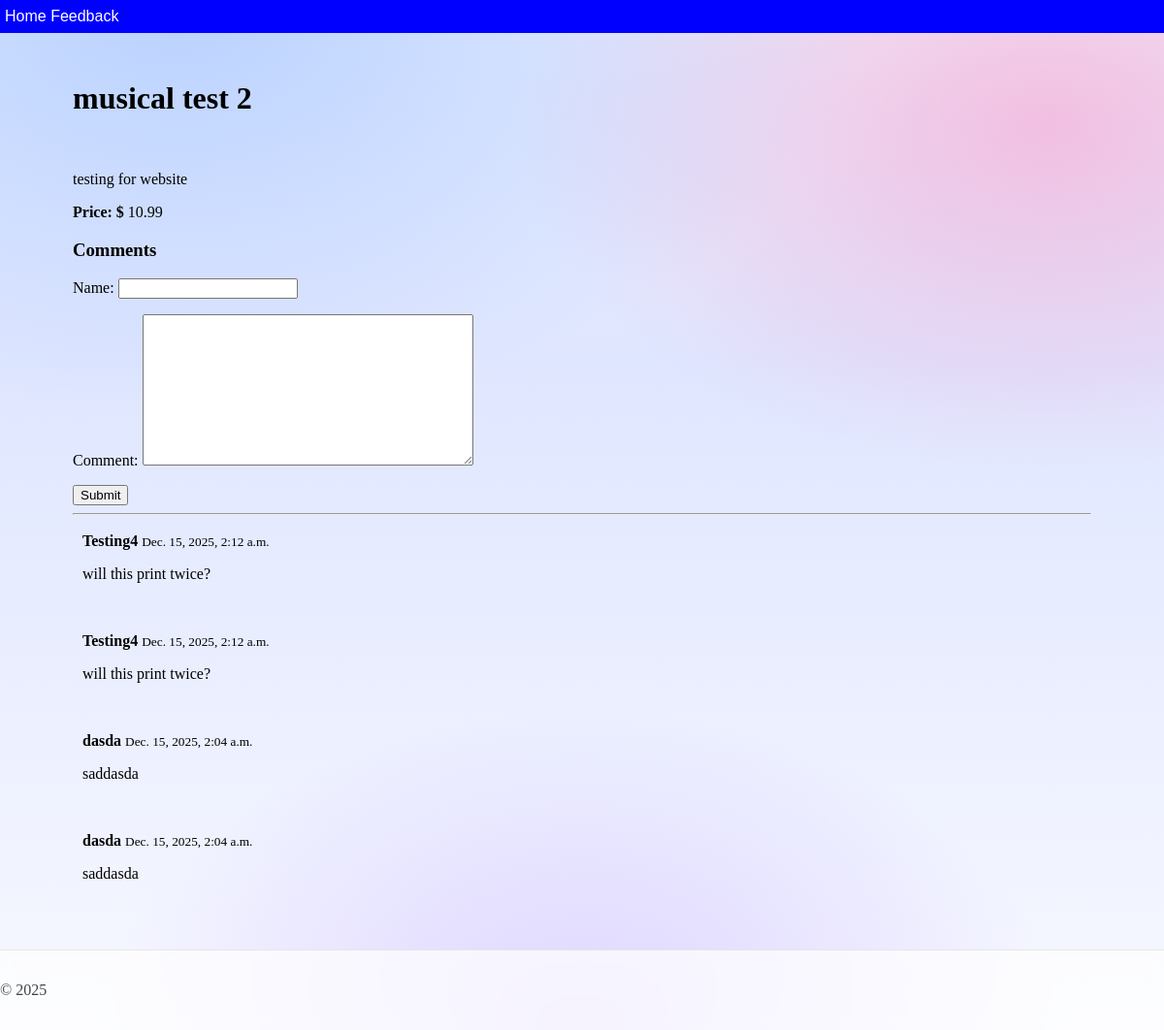
Screenshot of /product/musical-test-2/ with the database file from the repository.
### hello/models.py (models this page shows, shortened)
class Product(models.Model):
    title = models.CharField(
        max_length=40
    )  # allowing the admin to create a title for a new product
    group = models.CharField(max_length=15)  # either an instrument or an equipment
    description = models.TextField()
    pricing = models.DecimalField(max_digits=8, decimal_places=2)
    slug = models.SlugField(default="", null=False, db_index=True)

class Comment(models.Model):
    page_identifier = models.CharField(max_length=255)  # stores request.path
    name = models.CharField(max_length=100)
    comment = models.TextField()
    created_at = models.DateTimeField(auto_now_add=True)
    class Meta:
        ordering = ("-created_at",)

### hello/views.py (the view, shortened to what this page needs)
# urls.py: path("product/<slug:slug>/", views.ProductDetailView.as_view(), name="product-detail"),
class ProductDetailView(DetailView):
    model = Product
    template_name = "hello/product_detail.html"
    context_object_name = "product"
    def get_context_data(self, **kwargs):
        context = super().get_context_data(**kwargs)
        comment_form, comments = handle_comment_section(self.request)
        context["comment_form"] = comment_form
        context["comments"] = comments
        context["show_comments"] = True
        return context

### hello/forms.py
class CommentForm(forms.ModelForm):
    class Meta:
        model = Comment
        fields = ["name", "comment"]

### hello/utils.py (called while the page is built)
def handle_comment_section(request):
    page_id = request.path
    if request.method == "POST" and "comment_submit" in request.POST:
        form = CommentForm(request.POST)
        if form.is_valid():
            comment = form.save(commit=False)
            comment.page_identifier = page_id
            comment.save()
            form = CommentForm()  # reset form
    else:
        form = CommentForm()
    comments = Comment.objects.filter(page_identifier=page_id)
    return form, comments

### hello/templates/hello/product_detail.html
{% extends "hello/layout.html" %}
{% block content %}
<h1>{{ product.title }}</h1>
<br>
<p>{{ product.description }}</p>
<p><strong>Price: $</strong> {{ product.pricing }}</p>
{% endblock %}

### hello/templates/hello/layout.html (shortened to what this page needs)
<!DOCTYPE html>
<html>
  <head>
    {% load static %}
    <link rel="stylesheet" type="text/css" href="{% static 'hello/site.css' %}"/>
  </head>
  <body class="page">
    <div class="page-content">
      <div class="navbar">
        <a href="{% url 'home' %}" class="navbar-brand">Home</a>
        <a href="{% url 'feedback' %}" class="navbar-brand">Feedback</a>
      </div>
      <div class="body-content">
        {% block content %}{% endblock %}
        {% if show_comments %}
        <div class="comment-section">
          <h3>Comments</h3>
          <form method="POST">
            {{ comment_form.as_p }}
            <button type="submit" name="comment_submit">Submit</button>
          </form>
          <hr>
          {% if comments %}
            {% for comment in comments %}
              <div style="margin-bottom:15px; padding:10px;">
                <strong>{{ comment.name }}</strong>
                <small>{{ comment.created_at }}</small>
                <p>{{ comment.comment }}</p>
              </div>
            {% endfor %}
          {% else %}
            <p>No comments yet.</p>
          {% endif %}
        </div>
        {% endif %}
      </div>
    </div>
    <footer class="site-footer">
      <p>&copy; 2025</p>
    </footer>
  </body>
</html>

### hello/static/hello/site.css (style rules this page uses)
.navbar { background-color: blue; font-size: 1em; font-family: 'Trebuchet MS', 'Lucida Sans Unicode', 'Lucida Grande', 'Luci da Sans', Arial, sans-serif; color: white; padding: 8px 5px 8px 5px; }
.navbar a { text-decoration: none; color: inherit; }
.body-content { padding: 5px; max-width: 1050px; margin: 0 auto; padding: 28px 40px; }
html, body { height: 100%; }
body.page { min-height: 100vh; margin: 0; display: flex; flex-direction: column; background: radial-gradient(1200px 700px at 15% 0%, rgba(120,170,255,0.45) 0%, rgba(120,170,255,0) 60%), radial-gradient(1000px 650px at 90% 12%, rgba(255,120,180,0.40) 0%, rgba(255,120,180,0) 55%), radial-gradient(900px 600px at 50% 100%, rgba(140,90,255,0.22) 0%, rgba(140,90,255,0) 55%), linear-gradient(180deg, #eef2ff 0%, #dfe6ff 35%, #f7f8ff 100%); }
.page-content { flex: 1; }
.site-footer { margin-top: auto; border-top: 1px solid #e6e6e6; padding: 16px 0; color: #444; background: rgba(255,255,255,0.7); backdrop-filter: blur(6px); }

### rows the page displays
Product: title "musical test 2", description "testing for website", pricing "10.99"
Comment: name "Testing4", created_at "Dec. 15, 2025, 2:12 a.m.", comment "will this print twice?"
Comment: name "Testing4", created_at "Dec. 15, 2025, 2:12 a.m.", comment "will this print twice?"
Comment: name "dasda", created_at "Dec. 15, 2025, 2:04 a.m.", comment "saddasda"
Comment: name "dasda", created_at "Dec. 15, 2025, 2:04 a.m.", comment "saddasda"
